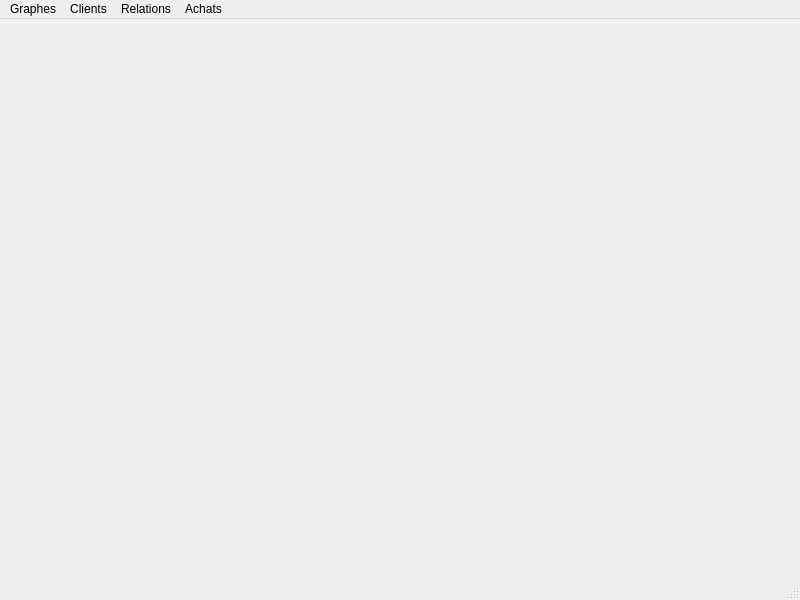
<?xml version="1.0" encoding="UTF-8"?>
<ui version="4.0">
 <class>MainWindow</class>
 <widget class="QMainWindow" name="MainWindow">
  <property name="geometry">
   <rect>
    <x>0</x>
    <y>0</y>
    <width>800</width>
    <height>600</height>
   </rect>
  </property>
  <property name="windowTitle">
   <string>MainWindow</string>
  </property>
  <widget class="QWidget" name="centralwidget"/>
  <widget class="QMenuBar" name="menubar">
   <property name="geometry">
    <rect>
     <x>0</x>
     <y>0</y>
     <width>800</width>
     <height>24</height>
    </rect>
   </property>
   <widget class="QMenu" name="menuAcceuil">
    <property name="title">
     <string>Graphes</string>
    </property>
   </widget>
   <widget class="QMenu" name="menuClients">
    <property name="title">
     <string>Clients</string>
    </property>
   </widget>
   <widget class="QMenu" name="menuRelations">
    <property name="title">
     <string>Relations</string>
    </property>
   </widget>
   <widget class="QMenu" name="menuAchats">
    <property name="title">
     <string>Achats</string>
    </property>
   </widget>
   <addaction name="menuAcceuil"/>
   <addaction name="menuClients"/>
   <addaction name="menuRelations"/>
   <addaction name="menuAchats"/>
  </widget>
  <widget class="QStatusBar" name="statusbar"/>
 </widget>
 <resources/>
 <connections/>
</ui>
